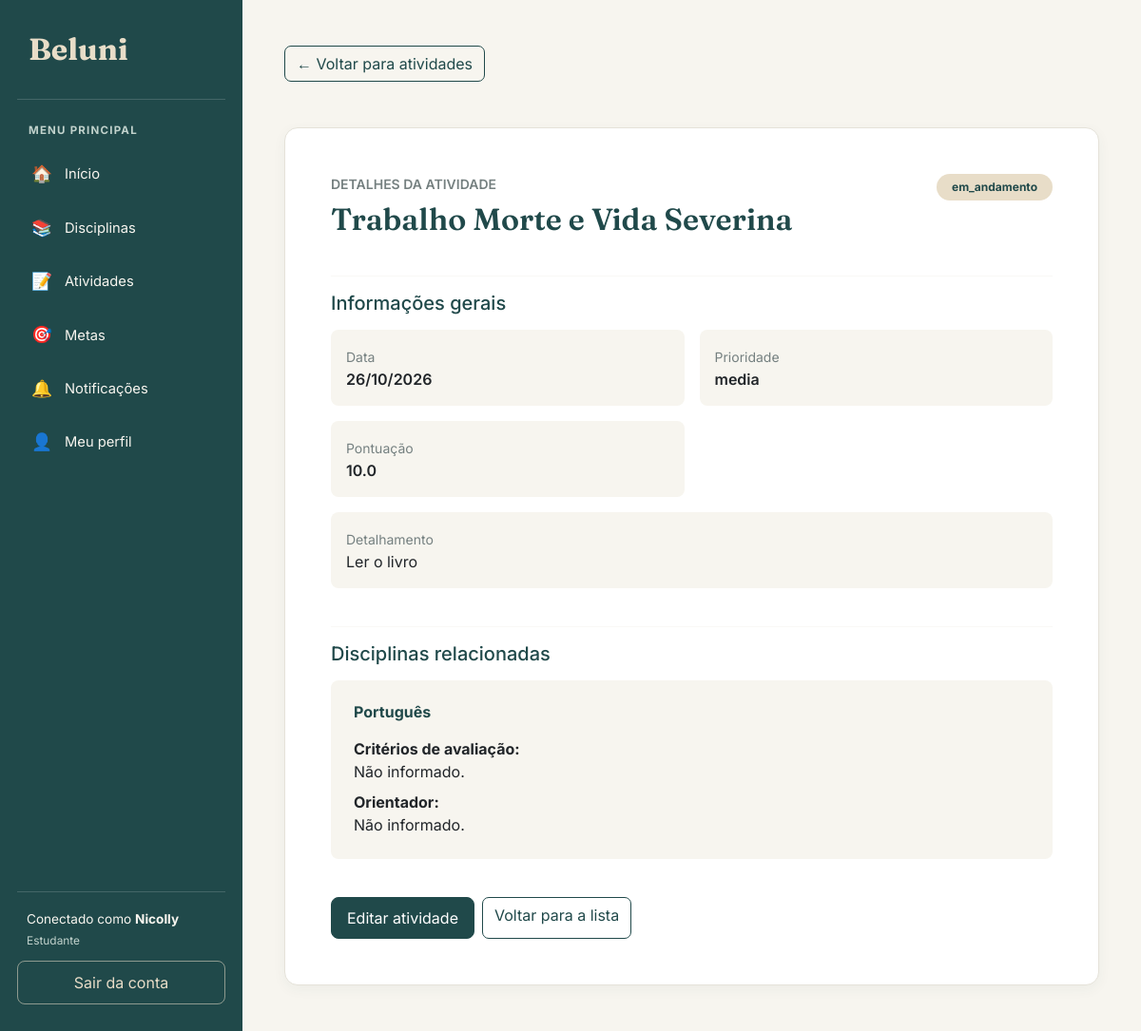
The app's page /atividades/6/ (signed in) with its own data.
### atividade/models.py (models this page shows, shortened)
class Atividade(models.Model):
    titulo = models.CharField(max_length=100)
    data = models.DateField()
    detalhamento_atividade = models.CharField(max_length=255)
    status = models.CharField(max_length=50)
    prioridade = models.CharField(max_length=50)
    pontuacao = models.FloatField()
    disciplinas = models.ManyToManyField(
        Disciplina,
        through="AtividadeInterdisciplinar",
        related_name="atividades"
    )

class AtividadeInterdisciplinar(models.Model):
    atividade = models.ForeignKey(
        Atividade,
        on_delete=models.CASCADE
    )
    disciplina = models.ForeignKey(
        Disciplina,
        on_delete=models.CASCADE
    )
    criterios_de_avaliacao = models.CharField(
    max_length=255,
    blank=True,
    default=''
    )
    orientador = models.CharField(
    max_length=100,
    blank=True,
    default=''
    )
    class Meta:
        verbose_name = "Atividade interdisciplinar"
        verbose_name_plural = "Atividades interdisciplinares"

### disciplinas/models.py (models this page shows, shortened)
class Disciplina(models.Model):
    nomedisciplina = models.CharField(max_length=100)
    estudante = models.ForeignKey(
        'estudante.Estudante',
        on_delete=models.CASCADE
    )

### atividade/views.py (the view)
# urls.py: path('<int:id>/', views.detalhar_atividade, name='detalhar_atividade'),
@login_required
@permission_required('atividade.view_atividade')
def detalhar_atividade(request, id):
    estudante = obter_estudante(request.user)
    atividade = get_object_or_404(
        atividades_do_estudante(estudante).prefetch_related(
            'disciplinas',
            'atividadeinterdisciplinar_set',
        ),
        id=id
    )
    return render(
        request,
        'atividade/detalhar.html',
        {'atividade': atividade}
    )

### atividade/views.py (called while the page is built)
def obter_estudante(usuario):
    return get_object_or_404(
        Estudante,
        pk=usuario.pk
    )

def atividades_do_estudante(estudante):
    return Atividade.objects.filter(
        disciplinas__estudante=estudante
    ).distinct()

### atividade/templates/atividade/detalhar.html (shortened to what this page needs)
{% extends 'base.html' %}
{% block conteudo %}
<div class="container py-3">
    <div class="mb-4">
        <a href="{% url 'listar_atividades' %}" class="btn btn-outline-primary mb-4">
            ← Voltar para atividades
        </a>
    </div>
    <div class="card p-4 p-md-5">
        <div class="d-flex justify-content-between align-items-start flex-wrap gap-3 mb-4">
            <div>
                <p class="text-uppercase small fw-semibold text-secondary mb-2">
                    Detalhes da atividade
                </p>
                <h1 class="titulo-pagina mb-0">
                    {{ atividade.titulo }}
                </h1>
            </div>
            <span class="badge rounded-pill px-3 py-2"
                  style="background-color: #E8DDC8; color: #20494A;">
                {{ atividade.get_status_display|default:atividade.status }}
            </span>
        </div>
        <hr style="border-color: #E5E2D9;">
        <h5 class="mb-3" style="color: #20494A;">
            Informações gerais
        </h5>
        <div class="row g-3 mb-4">
            <div class="col-md-6">
                <div class="p-3 rounded-3 h-100"
                     style="background-color: #F7F5EF;">
                    <span class="small text-secondary">Data</span>
                    <p class="fw-semibold mb-0">
                        {{ atividade.data|date:"d/m/Y" }}
                    </p>
                </div>
            </div>
            <div class="col-md-6">
                <div class="p-3 rounded-3 h-100"
                     style="background-color: #F7F5EF;">
                    <span class="small text-secondary">Prioridade</span>
                    <p class="fw-semibold mb-0">
                        {{ atividade.get_prioridade_display|default:atividade.prioridade }}
                    </p>
                </div>
            </div>
            <div class="col-md-6">
                <div class="p-3 rounded-3 h-100"
                     style="background-color: #F7F5EF;">
                    <span class="small text-secondary">Pontuação</span>
                    <p class="fw-semibold mb-0">
                        {{ atividade.pontuacao }}
                    </p>
                </div>
            </div>
            <div class="col-12">
                <div class="p-3 rounded-3"
                     style="background-color: #F7F5EF;">
                    <span class="small text-secondary">Detalhamento</span>
                    <p class="mb-0">
                        {{ atividade.detalhamento_atividade|default:"Não informado."|linebreaksbr }}
                    </p>
                </div>
            </div>
        </div>
        <hr style="border-color: #E5E2D9;">
        <h5 class="mb-3" style="color: #20494A;">
            Disciplinas relacionadas
        </h5>
        {% for item in atividade.atividadeinterdisciplinar_set.all %}
            <div class="p-3 p-md-4 mb-3 rounded-3"
                 style="background-color: #F7F5EF;">
                <h6 class="fw-bold mb-3" style="color: #20494A;">
                    {{ item.disciplina.nomedisciplina }}
                </h6>
                <p class="mb-2">
                    <strong>Critérios de avaliação:</strong><br>
                    {{ item.criterios_de_avaliacao|default:"Não informado." }}
                </p>
                <p class="mb-0">
                    <strong>Orientador:</strong><br>
                    {{ item.orientador|default:"Não informado." }}
                </p>
            </div>
        {% empty %}
            <p class="text-secondary">
                Nenhuma disciplina relacionada a esta atividade.
            </p>
        {% endfor %}
        <div class="d-flex flex-wrap gap-2 mt-4">
            <a href="{% url 'editar_atividade' atividade.id %}"
               class="btn btn-primary">
                Editar atividade
            </a>
            <a href="{% url 'listar_atividades' %}"
               class="btn btn-outline-primary">
                Voltar para a lista
            </a>
        </div>
    </div>
</div>
{% endblock %}

### templates/base.html (shortened to what this page needs)
{% load static %}
<!DOCTYPE html>
<html lang="pt-br">
<head>
    <link
        href="https://cdn.jsdelivr.net/npm/bootstrap@5.3.3/dist/css/bootstrap.min.css"
        rel="stylesheet"
    >
</head>
<body>
    <aside class="sidebar" id="sidebar">
        <a class="sidebar-brand" href="{% url 'inicio' %}">
            Beluni
        </a>
        <div class="sidebar-label">Menu principal</div>
        <ul class="sidebar-nav">
            <li>
                <a class="menu-link" href="{% url 'inicio' %}">
                    <span class="menu-icone">🏠</span>
                    Início
                </a>
            </li>
            <li>
                <a class="menu-link" href="{% url 'listar_disciplinas' %}">
                    <span class="menu-icone">📚</span>
                    Disciplinas
                </a>
            </li>
            <li>
                <a class="menu-link" href="{% url 'listar_atividades' %}">
                    <span class="menu-icone">📝</span>
                    Atividades
                </a>
            </li>
            <li>
                <a class="menu-link" href="{% url 'listar_metas' %}">
                    <span class="menu-icone">🎯</span>
                    Metas
                </a>
            </li>
            <li>
                <a class="menu-link" href="{% url 'notificacao:listar_notificacoes' %}">
                    <span class="menu-icone">🔔</span>
                    Notificações
                </a>
            </li>
            <li>
                <a class="menu-link" href="{% url 'meu_perfil' %}">
                    <span class="menu-icone">👤</span>
                    Meu perfil
                </a>
            </li>
        </ul>
        <div class="sidebar-rodape">
            {% if request.user.is_authenticated %}
            <div class="usuario-info">
                Conectado como
                <strong>{{ request.user.first_name|default:request.user.username }}</strong>
                {% if request.user.is_superuser %}
                    <small>Administrador</small>
                {% elif perms.estudante.view_estudante %}
                    <small>Administrador</small>
                {% else %}
                    <small>Estudante</small>
                {% endif %}
            </div>
            <a class="btn-sair" href="{% url 'logout_estudante' %}">
                Sair da conta
            </a>
            {% endif %}
        </div>
    </aside>
    <main class="main-content">
        <div class="conteudo">
            {% block conteudo %}
            {% endblock %}
        </div>
    </main>
</body>
</html>

### templates/base.html (style rules this page uses)
:root { --beluni-petroleo: #20494A; --beluni-petroleo-escuro: #173839; --beluni-petroleo-claro: #326564; --beluni-areia: #E8DDC8; --beluni-fundo: #F7F5EF; --beluni-branco: #FFFFFF; --beluni-texto: #293B3B; --beluni-secundario: #758080; --beluni-borda: #E5E2D9; }
* { box-sizing: border-box; }
body { margin: 0; background-color: var(--beluni-fundo); color: var(--beluni-texto); font-family: 'Inter', sans-serif; }
.sidebar { position: fixed; top: 0; left: 0; bottom: 0; width: 255px; background-color: var(--beluni-petroleo); color: var(--beluni-branco); display: flex; flex-direction: column; padding: 28px 18px; overflow-y: auto; z-index: 1030; }
.sidebar-brand { display: block; color: var(--beluni-areia); text-decoration: none; font-family: 'Fraunces', serif; font-size: 2rem; font-weight: 700; padding: 0 12px 28px; border-bottom: 1px solid rgba(255, 255, 255, 0.16); margin-bottom: 24px; }
.sidebar-label { color: #C1D2CC; font-size: 0.72rem; text-transform: uppercase; font-weight: 700; letter-spacing: 1.2px; padding: 0 12px; margin-bottom: 12px; }
.sidebar-nav { list-style: none; padding: 0; margin: 0; }
.sidebar-nav li { margin-bottom: 6px; }
.menu-link { display: flex; align-items: center; gap: 12px; color: #F7F5EF; text-decoration: none; padding: 12px 14px; border-radius: 9px; font-size: 0.92rem; transition: background-color 0.2s, color 0.2s; }
.menu-icone { width: 24px; text-align: center; font-size: 1.1rem; }
.sidebar-rodape { margin-top: auto; padding-top: 24px; }
.usuario-info { border-top: 1px solid rgba(255, 255, 255, 0.16); padding: 18px 10px 12px; color: #F7F5EF; font-size: 0.85rem; overflow-wrap: anywhere; }
.usuario-info small { display: block; color: #C1D2CC; margin-top: 4px; }
.btn-sair { display: block; text-align: center; text-decoration: none; color: var(--beluni-areia); border: 1px solid rgba(232, 221, 200, 0.55); border-radius: 8px; padding: 10px; transition: background-color 0.2s; }
.main-content { margin-left: 255px; min-height: 100vh; padding: 32px; }
.conteudo { width: 100%; max-width: 1600px; margin: 0 auto; }
.titulo-pagina { color: var(--beluni-petroleo); font-family: 'Fraunces', serif; font-size: 2rem; font-weight: 600; margin-bottom: 24px; }
.card { background-color: var(--beluni-branco); border: 1px solid var(--beluni-borda); border-radius: 14px; box-shadow: 0 4px 14px rgba(32, 73, 74, 0.05); }
.btn-primary { background-color: var(--beluni-petroleo); border-color: var(--beluni-petroleo); border-radius: 8px; padding: 9px 16px; }
.btn-outline-primary { color: var(--beluni-petroleo); border-color: var(--beluni-petroleo); border-radius: 7px; }
.text-secondary { color: var(--beluni-secundario) !important; }

### records on screen
Atividade: titulo "Trabalho Morte e Vida Severina", status "em_andamento", data "26/10/2026", prioridade "media", pontuacao "10.0", detalhamento_atividade "Ler o livro"
AtividadeInterdisciplinar: disciplina.nomedisciplina "Português", criterios_de_avaliacao "Não informado.", orientador "Não informado."

### other values on screen
{{ request.user.first_name|default:request.user.username }} "Nicolly"
